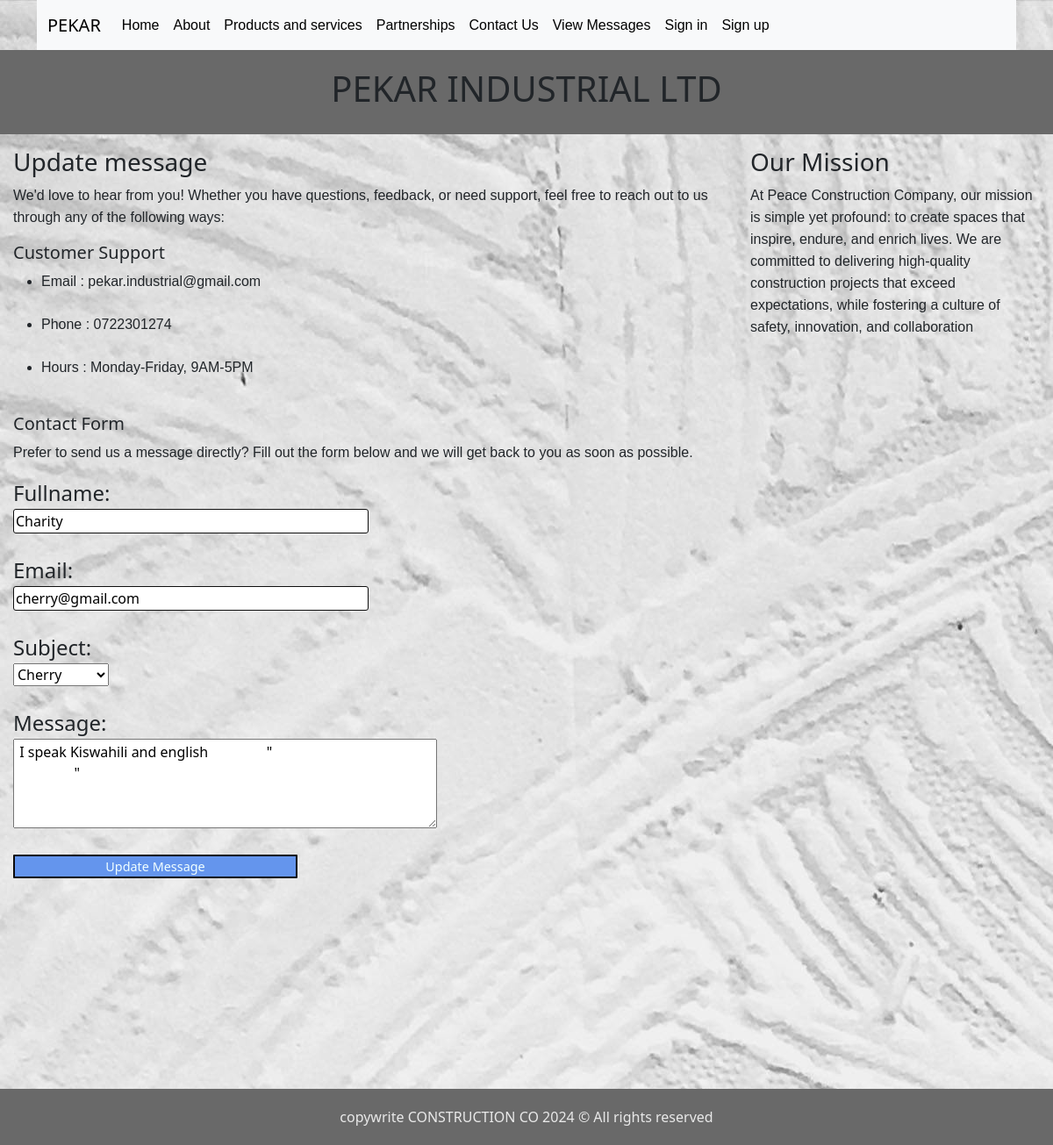
The page /edit_msg.php?messageId=6 on the database its author committed.
### tables this page shows
CREATE TABLE `messages` (
  `messageId` tinyint(1) NOT NULL,
  `sender_name` varchar(30) DEFAULT NULL,
  `sender_email` varchar(50) DEFAULT NULL,
  `subject_line` text DEFAULT NULL,
  `text_message` text DEFAULT NULL,
  `datecreated` datetime DEFAULT current_timestamp(),
  `dateupdated` datetime DEFAULT current_timestamp() ON UPDATE current_timestamp()
);

### edit_msg.php (the view, shortened to what this page needs)
<!DOCTYPE html>
<html lang="en">
<head>
    <link rel="stylesheet" href="css.css/style.css">
    <link href="https://cdn.jsdelivr.net/npm/bootstrap@5.3.3/dist/css/bootstrap.min.css" rel="stylesheet">
</head>
<body background="image/pexels-hngstrm-1939485.jpg" style="background-color:beige; ">
    <?php
    require_once ("includes/db_connect.php");
    include_once ("templates/nav.php");
    include_once ("templates/header.php");
    $messageId=$_GET["messageId"];
    $spot_msg = "SELECT * FROM `messages` WHERE messageId = '$messageId' LIMIT 1";
    $spot_msg_res = $conn->query($spot_msg);
    $spot_msg_row = $spot_msg_res->fetch_assoc();
    ?>
    <div class="row:after">
        <div class="content">
            <h3>Update message</h3>
            <p>We'd love to hear from you! Whether you have questions, feedback, or need support, feel free to reach out to us through any of the following ways:</p>
            <h5>Customer Support</h5>
            <ul >
                <li>Email : pekar.industrial@gmail.com </li><br>
                <li>Phone : 0722301274</li><br>
                <li>Hours : Monday-Friday, 9AM-5PM</li><br>
            </ul>
            <h5>Contact Form</h5>
            <p>Prefer to send us a message directly? Fill out the form below and we will get back to you as soon as possible.</p>
            <form action="<?php print htmlspecialchars($_SERVER["PHP_SELF"]); ?>" method="post" class="contacts_form label">
                <label for="fn">Fullname:</label><br>
                <input type="text" id="fn"
                placeholder="Fullname" name="fullname" required value="<?php print $spot_msg_row["sender_name"];?>"><br><br>
                <label for="em">Email:</label><br>
                <input type="email" id="em"
                placeholder="Email" name="email" required value="<?php print $spot_msg_row["sender_email"];?>"><br><br>
                <label for="sl">Subject:</label> <br>
                <select name="Subject_Line" id="sl">
                <option value="<?php print $spot_msg_row["sender_name"];?>"><?php print $spot_msg_row["subject_line"];?></option>
                </select> <br> <br>
                <label for="msg">Message:</label><br>
                <textarea id="msg"
                placeholder="Enter your message here" name="message" rows="4" cols="50" required><?php print $spot_msg_row["text_message"];?>"
                </textarea><br><br>
                <input type="submit" name="update_message" value="Update Message">
            </form>
        </div>
        <?php include_once ("templates/sidebar.php"); ?>
    </div>
    <div class="footer" style="margin-block-start: 800px;">
        copywrite CONSTRUCTION CO 2024 &copy; All rights reserved
    </div>
</body>
</html>

### css.css/structureStyle.css (style rules this page uses)
body { margin: 0; background-image: img width="40%" src="image/Free Vector _ Isolated construction site with workers.jpeg" alt=""; }
* { box-sizing: border-box; }
.footer { background-color: dimgrey; padding: 20px; text-align: center; color: rgb(233, 233, 233); }
.content { float: left; width: 70%; padding: 15px; }

### css.css/formStyle.css (style rules this page uses)
input[type=text],[type=email] { width: 50%; padding: 100px,50px; font-size: 1.0em; border-radius: 3px; border: 1px solid #101010; }
input[type=submit] { width: 40%; padding: 12px,16px; font-size: 0.9em; border-radius: 1px; border: 2px solid #0b0a0a; background-color:cornflowerblue; color: azure; box-sizing: border-box; }
.contacts_form label { font-size: 1.5rem; }

### rows shown on the page
messages: fullname "Charity", email "cherry@gmail.com", Subject_Line "Cherry", message "I speak Kiswahili and english \" \""
